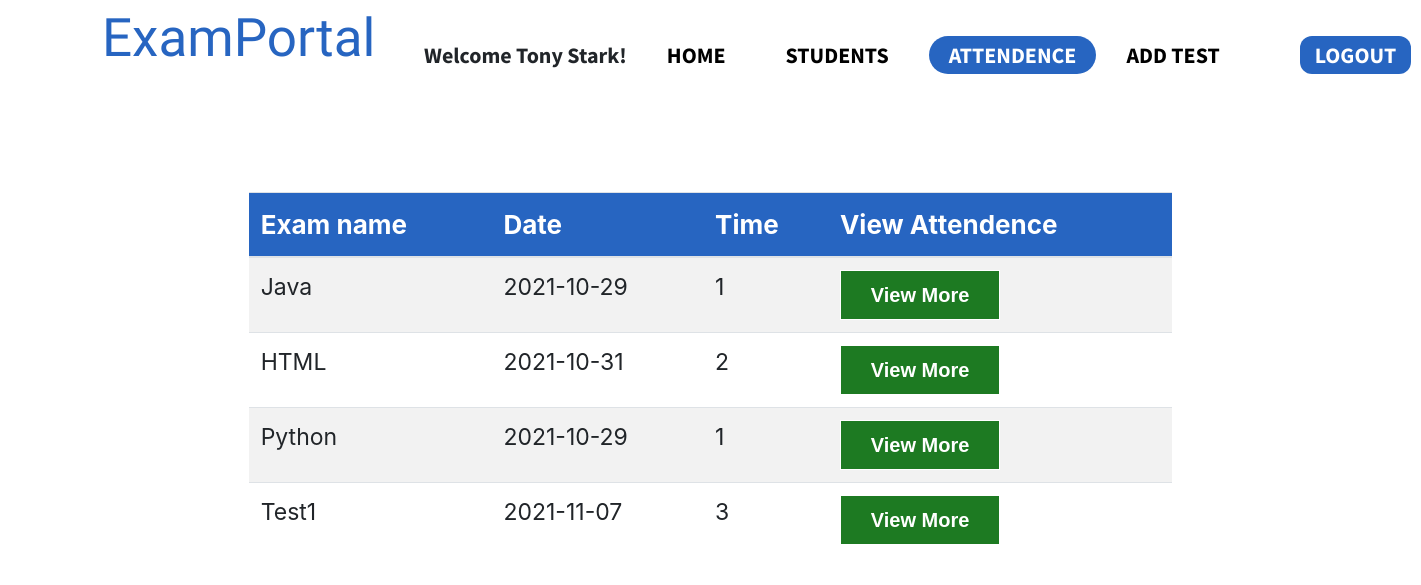
/attendence.php (signed in), run on the app's committed database.
### tables this page shows
CREATE TABLE IF NOT EXISTS `faculty` (
  `f_id` int(10) NOT NULL AUTO_INCREMENT,
  `f_fname` varchar(500) NOT NULL,
  `f_lname` varchar(100) NOT NULL,
  `f_email` varchar(500) NOT NULL,
  `f_password` varchar(500) NOT NULL,
  PRIMARY KEY (`f_id`)
);

CREATE TABLE IF NOT EXISTS `test` (
  `t_id` int(100) NOT NULL AUTO_INCREMENT,
  `t_name` varchar(100) NOT NULL,
  `date` date NOT NULL,
  `time` int(255) NOT NULL,
  `total_marks` int(100) NOT NULL,
  `total_ques` int(100) NOT NULL,
  PRIMARY KEY (`t_id`)
);

### attendence.php (the view, shortened to what this page needs)
<!DOCTYPE html>
<html>
<head>
    <link href="style.css" rel="stylesheet">
    <link rel="stylesheet" href="https://stackpath.bootstrapcdn.com/bootstrap/4.1.3/css/bootstrap.min.css">
    <link rel="stylesheet" href="https://cdnjs.cloudflare.com/ajax/libs/font-awesome/4.7.0/css/font-awesome.min.css">
    <link rel="stylesheet" href="https://cdnjs.cloudflare.com/ajax/libs/font-awesome/4.7.0/css/font-awesome.min.css">
    <link href="https://unpkg.com/aos@2.3.1/dist/aos.css" rel="stylesheet">
</head>
<body>
<?php
        $conn = mysqli_connect("localhost", "root", "", "exam") or die(mysqli_error($conn));
        $fId = $_SESSION['fId'];
        $sql = "SELECT f_fname, f_lname FROM faculty WHERE f_id='$fId'";
        $selectResult = mysqli_query($conn,$sql);
        $studentDetails = mysqli_fetch_assoc($selectResult);
        $fName = $studentDetails["f_fname"];
        $flName = $studentDetails["f_lname"];
    ?>
    <div class="ExamPortal">ExamPortal</div>
    <div class="Frame1">
        <a class="name"><?php echo " Welcome {$fName} {$flName}!"; ?></a>
        <a href="faculty-home.php" class='passive'>HOME</a>
        <a href="student-info.php" class='passive'>STUDENTS</a>
        <a href="attendence.php" class='active'>ATTENDENCE</a>
        <a href="addTest.php" class='passive'>ADD TEST</a>
        <a href="login.php" class='logout' id='logout'>LOGOUT</a>
    </div>
    <br><br> <br><br> <br><br> <br><br>
    <center>
        <div class="table-responsive" data-aos="fade-up"  data-aos-once= "true">
            <table class="table table-hover table-striped"  style="width: 65%;  font-size: 23px;" >
                <thead style="background-color: #2765C1; color: white; font-size: 26px; ">
                    <tr>
                        <th>Exam name</th>
                        <th>Date</th>
                        <th>Time</th>
                        <th>View Attendence</th>
                    </tr>
                </thead>
                <tbody>
                    <?php
                        $db = mysqli_connect("localhost", "root", "", "exam") or die(mysqli_error($conn));
                        $records = mysqli_query($db,"SELECT t.* FROM test t, faculty_test_map ftm WHERE ftm.f_id='$fId' AND t.t_id= ftm.t_id");
                        while($data = mysqli_fetch_array($records))
                        {
                    ?>
                    <tr>
                        <td><?php echo $data['t_name']; ?></td>
                        <td><?php echo $data['date']; ?></td>
                        <td><?php echo $data['time']; ?></td>
                        <td><a href="student-attendence.php?t_id=<?php echo $data['t_id']; ?>"><input type='submit' style="width: 50%;" value='View More' id='attendence'></a></td>
                    </tr>
                    <?php
                        }
                    ?>
                </tbody>
            </table>
        </div>
    </center>
</body>
</html>

### style.css (style rules this page uses)
body { position: relative; background: #FFFFFF; }
.ExamPortal { position: absolute; width: 274px; height: 45px; left: 102px; top: 10px; font-family: 'Sansita Swashed', cursive; font-size: 53px; line-height: 56px; color: #2765C1; }
.Frame1 { display: flex; flex-direction: row; justify-content: space-between; align-items: flex-start; position: absolute; left: 414px; top: 42px; }
.Frame1 .passive { font-family: 'Source Sans Pro', sans-serif; font-style: normal; font-weight: bold; font-size: 22px; line-height: 38px; color: black; text-decoration: none; flex: none; margin-top: -6px; background-color: white; padding: 0px 20px 0px 20px; text-align: center; border-radius: 20px; transition: 0.4s all; margin-left: 10px; margin-right: 10px; }
.Frame1 .active { font-family: 'Source Sans Pro', sans-serif; font-style: normal; font-weight: bold; font-size: 22px; line-height: 38px; color: white; text-decoration: none; flex: none; margin-top: -6px; background-color: #2765C1; padding: 0px 20px 0px 20px; text-align: center; border-radius: 20px; margin-left: 10px; transition: 0.4s all; }
.Frame1 .name { font-family: 'Source Sans Pro', sans-serif; font-style: normal; font-weight: bold; font-size: 22px; line-height: 38px; color: black; text-decoration: none; flex: none; margin-top: -6px; margin-left: 10px; margin-right: 10px; transition: 0.4s all; }
.Frame1 .logout { font-family: 'Source Sans Pro', sans-serif; font-style: normal; font-weight: bold; font-size: 22px; line-height: 38px; color: white; text-decoration: none; flex: none; margin-top: -6px; background-color: #2765C1; padding: 0px 15px 0px 15px; text-align: center; border-radius: 12px; transition: 0.4s all; margin-left: 50px; }
input[type=submit] { background-color: #1d7a22; width: 100px; height: 50px; border: 1px solid white; font-family: 'Spartan', sans-serif; font-weight: bold; font-size: 20px; line-height: 26px; color: #FFFFFF; text-decoration: none; cursor: pointer; }

### data on the page
faculty: f_fname "Tony", f_lname "Stark"
test: t_name "Java", date "2021-10-29", time "1"
test: t_name "HTML", date "2021-10-31", time "2"
test: t_name "Python", date "2021-10-29", time "1"
test: t_name "Test1", date "2021-11-07", time "3"
